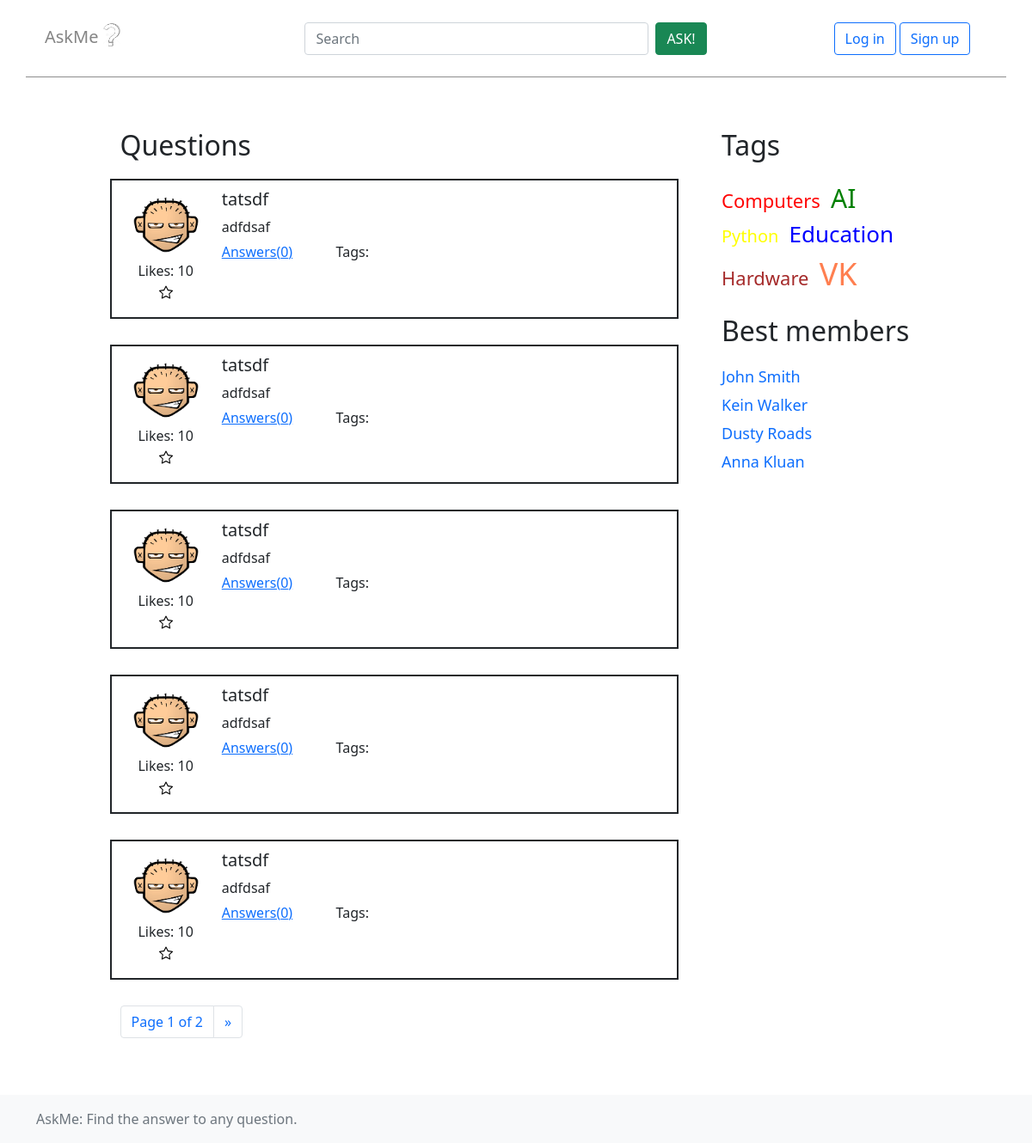
The app's page /, older data.
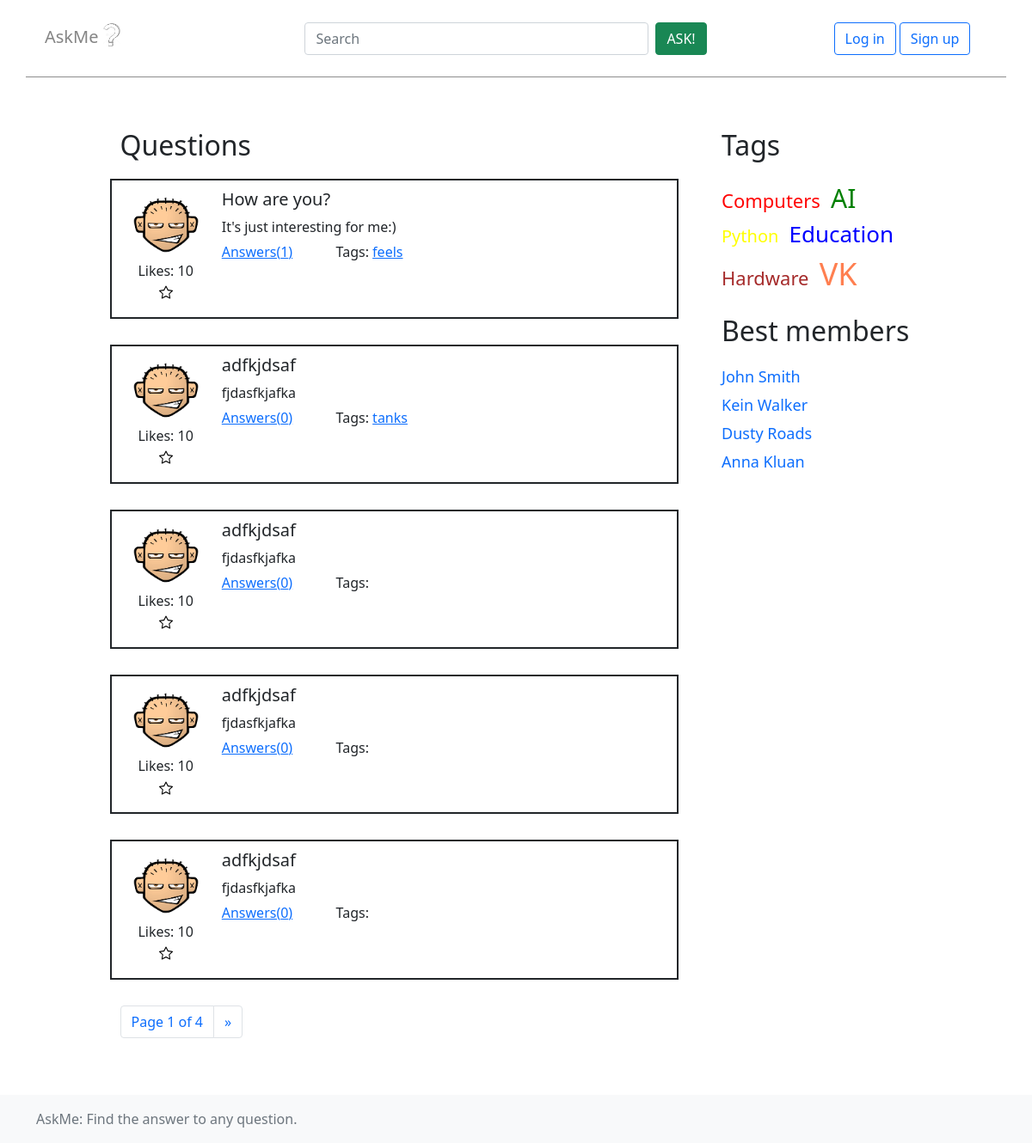
The same page, newer data.
### app/models.py (models this page shows)
class Question(models.Model):
    title = models.CharField(max_length=50)
    text = models.TextField()
    pub_date = models.DateTimeField(auto_now_add=True)
    author = models.ForeignKey(User, null=True, on_delete=models.CASCADE)
    count_answers = models.IntegerField(default=0)
    m = QuestionManager()

class Tag(models.Model):
    name = models.CharField(max_length=50)
    questions = models.ManyToManyField('Question', related_name='tags')

### app/views.py (the view)
# urls.py: path('', views.index, name='index'),
def index(request):
    questions = Question.m.new()
    data = paginate(questions, request)
    return render(request, "index.html", {'questions': data, 'block_name': 'Questions'})

### app/models.py (called while the page is built)
    def new(self):
        return self.order_by('-pub_date')

### app/views.py (called while the page is built)
def paginate(objects_list, request, per_page=5):
    paginator = Paginator(objects_list, per_page)
    page = request.GET.get('page')
    data = paginator.get_page(page)
    return data

### templates/index.html (shortened to what this page needs)
{% extends "base.html" %}
{% load static %}
{% block content %}
  <h2>{{block_name}}</h2>
  {% for question in questions %}
        {% include "single_question.html" %}
  {% endfor %}
  <nav>
    <ul class="pagination">
      <li class="page-item"><a class="page-link" href="#">
        Page {{questions.number}} of {{questions.paginator.num_pages}}
      </a></li>
      {% if questions.has_next %}
      <li class="page-item">
        <a class="page-link" href="?page={{ questions.next_page_number }}" aria-label="Next">
          <span aria-hidden="true">&raquo;</span>
        </a>
      </li>
      {% endif %}
    </ul>
  </nav>
{% endblock content %}

### templates/single_question.html (shortened to what this page needs)
<div class="row question">
  <div class="col-2">
    <img class="profile_photo" src="../static/img/photo.png" alt="">
    <div class="likes">Likes: 10
        <button class="btn btn-sm set-like">
          <img src="../static/img/star.svg">
        </button>
    </div>
  </div>
  <div class="col-10">
    <h5>{{question.title}}</h5>
    <p class="question_text">
        {{question.text}}
    </p>
    <div class="row">
      <div class="col-3">
        <a href="{% url 'question' question.id %}" class="answer_link">Answers({{question.answers.count}})</a>
      </div>
      <div class="col-9">
        Tags:
      {% for tag in question.tags.all %}
        <a href="{% url 'tag' tag.name %}" class="tags">{{ tag.name }}</a>
      {% endfor %}
      </div>
    </div>
  </div>
</div>

Row changes from the older to the newer data that the page shows:
no longer on this page (row unchanged): Question: title "tatsdf", text "adfdsaf", answers.count "0"
no longer on this page (row unchanged): Question: title "tatsdf", text "adfdsaf", answers.count "0"
no longer on this page (row unchanged): Question: title "tatsdf", text "adfdsaf", answers.count "0"
no longer on this page (row unchanged): Question: title "tatsdf", text "adfdsaf", answers.count "0"
no longer on this page (row unchanged): Question: title "tatsdf", text "adfdsaf", answers.count "0"
added Question: title "How are you?", text "It's just interesting for me:)", answers.count "1"
added Tag: name "feels", shown under "How are you?"
added Question: title "adfkjdsaf", text "fjdasfkjafka", answers.count "0"
added Tag: name "tanks", shown under "adfkjdsaf"
added Question: title "adfkjdsaf", text "fjdasfkjafka", answers.count "0"
added Question: title "adfkjdsaf", text "fjdasfkjafka", answers.count "0"
added Question: title "adfkjdsaf", text "fjdasfkjafka", answers.count "0"
Text that changed along with them:
{{ questions.paginator.num_pages }}: "2" → "4"
